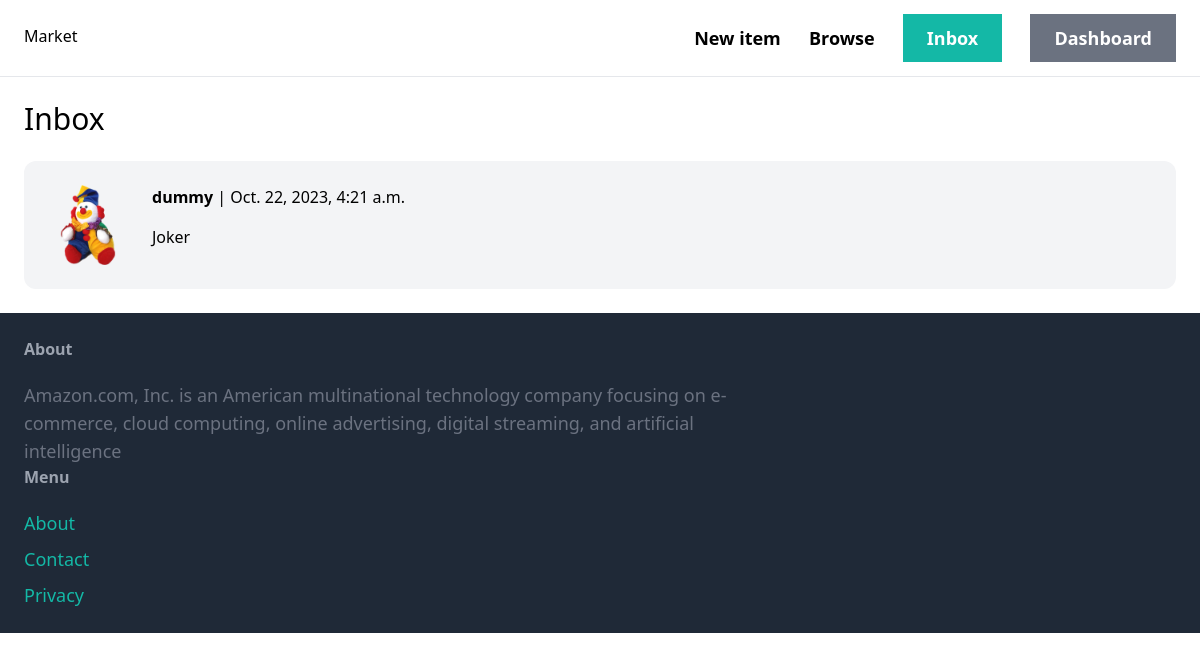
The page /inbox/ (signed in) on the database its author committed.
### conversation/models.py (models this page shows)
class Conversation(models.Model):
    item = models.ForeignKey(
        item_models.Item, on_delete=models.CASCADE, related_name="conversations"
    )
    members = models.ManyToManyField(User, related_name="conversations")
    created_at = models.DateTimeField(auto_now_add=True)
    modified_at = models.DateTimeField(auto_now=True)
    class Meta:
        ordering = ["-modified_at"]

### item/models.py (models this page shows, shortened)
class Item(models.Model):
    category = models.ForeignKey(
        Category, related_name="items", on_delete=models.CASCADE
    )
    name = models.CharField(max_length=300)
    description = models.TextField(blank=True, null=True)
    price = models.FloatField()
    is_sold = models.BooleanField(default=False)
    created_by = models.ForeignKey(User, related_name="items", on_delete=models.CASCADE)
    created_on = models.DateTimeField(auto_now_add=True)
    image = models.ImageField(upload_to="item_images", blank=True, null=True)

### conversation/views.py (the view)
# urls.py: path("", views.inbox, name="inbox"),
@login_required
def inbox(request):
    conversations = models.Conversation.objects.filter(members__in=[request.user.id])
    return render(request, "conversation/inbox.html", {"conversations": conversations})

### conversation/templates/conversation/inbox.html (shortened to what this page needs)
{% extends 'core/base.html' %}
{% block content %}
<h1 class="mb-6 text-3xl">Inbox</h1>
<div class="space-y-6">
    {% for conversation in conversations %}
        <a href="{% url 'conversation:detail' conversation.id %}">
            <div class="p-6 flex bg-gray-100 rounded-xl">
                <div class="pr-6">
                    <img src="{{ conversation.item.image.url }}" class="w-20 rounded-xl">
                </div>
                <div>
                    {% for member in conversation.members.all %}
                        {% if member != request.user %}
                            <p class="mb-4"><strong>{{ member.username }}</strong> | {{ conversation.modified_at }}</p>
                            <p>{{ conversation.item.name }}</p>
                        {% endif %}
                    {% endfor %}
                </div>
            </div>
        </a>
    {% endfor %}
</div>
{% endblock %}

### rows shown on the page
Conversation: item.image (picture), modified_at "Oct. 22, 2023, 4:21 a.m.", item.name "Joker"

### other values the page prints
{{ member.username }} "dummy"
